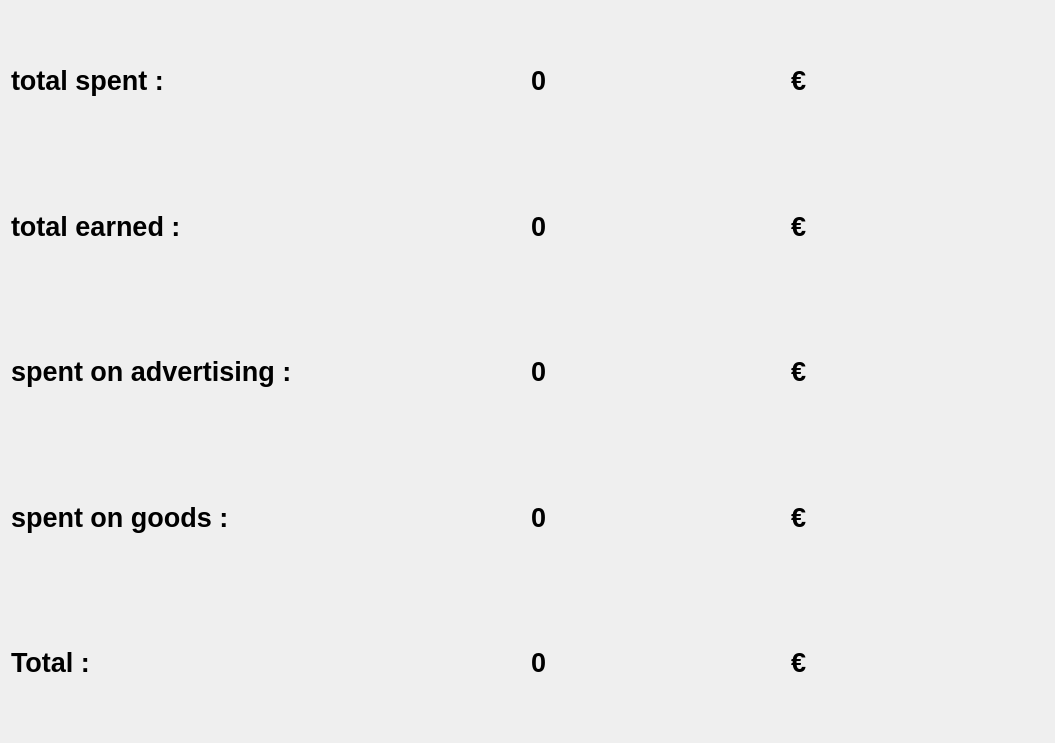
<?xml version="1.0" encoding="UTF-8"?>
<ui version="4.0">
 <class>IncomeAndExpensesWindow</class>
 <widget class="QWidget" name="IncomeAndExpensesWindow">
  <property name="geometry">
   <rect>
    <x>0</x>
    <y>0</y>
    <width>1055</width>
    <height>743</height>
   </rect>
  </property>
  <property name="windowTitle">
   <string>Form</string>
  </property>
  <layout class="QVBoxLayout" name="verticalLayout_2">
   <item>
    <layout class="QVBoxLayout" name="verticalLayout">
     <item>
      <layout class="QHBoxLayout" name="horizontalLayout_2">
       <item>
        <widget class="QLabel" name="totalSpentLabel">
         <property name="font">
          <font>
           <pointsize>20</pointsize>
           <bold>true</bold>
          </font>
         </property>
         <property name="text">
          <string>total spent :</string>
         </property>
        </widget>
       </item>
       <item>
        <layout class="QHBoxLayout" name="horizontalLayout">
         <item>
          <widget class="QLabel" name="infoTotalSpentLabel">
           <property name="font">
            <font>
             <pointsize>20</pointsize>
             <bold>true</bold>
            </font>
           </property>
           <property name="text">
            <string>0</string>
           </property>
          </widget>
         </item>
         <item>
          <widget class="QLabel" name="spendValuta">
           <property name="font">
            <font>
             <pointsize>20</pointsize>
             <bold>true</bold>
            </font>
           </property>
           <property name="text">
            <string>€</string>
           </property>
          </widget>
         </item>
        </layout>
       </item>
      </layout>
     </item>
     <item>
      <layout class="QHBoxLayout" name="horizontalLayout_7">
       <item>
        <widget class="QLabel" name="totalEarnedLabel">
         <property name="font">
          <font>
           <pointsize>20</pointsize>
           <bold>true</bold>
          </font>
         </property>
         <property name="text">
          <string>total earned :</string>
         </property>
        </widget>
       </item>
       <item>
        <layout class="QHBoxLayout" name="horizontalLayout_3">
         <item>
          <widget class="QLabel" name="infoTotalEarnedLabel">
           <property name="font">
            <font>
             <pointsize>20</pointsize>
             <bold>true</bold>
            </font>
           </property>
           <property name="text">
            <string>0</string>
           </property>
          </widget>
         </item>
         <item>
          <widget class="QLabel" name="earnedValuta">
           <property name="font">
            <font>
             <pointsize>20</pointsize>
             <bold>true</bold>
            </font>
           </property>
           <property name="text">
            <string>€</string>
           </property>
          </widget>
         </item>
        </layout>
       </item>
      </layout>
     </item>
     <item>
      <layout class="QHBoxLayout" name="horizontalLayout_8">
       <item>
        <widget class="QLabel" name="advertisingLabel">
         <property name="font">
          <font>
           <pointsize>20</pointsize>
           <bold>true</bold>
          </font>
         </property>
         <property name="text">
          <string>spent on advertising :</string>
         </property>
        </widget>
       </item>
       <item>
        <layout class="QHBoxLayout" name="horizontalLayout_4">
         <item>
          <widget class="QLabel" name="infoAdvertisingEarnedLabel">
           <property name="font">
            <font>
             <pointsize>20</pointsize>
             <bold>true</bold>
            </font>
           </property>
           <property name="text">
            <string>0</string>
           </property>
          </widget>
         </item>
         <item>
          <widget class="QLabel" name="advertisingValuta">
           <property name="font">
            <font>
             <pointsize>20</pointsize>
             <bold>true</bold>
            </font>
           </property>
           <property name="text">
            <string>€</string>
           </property>
          </widget>
         </item>
        </layout>
       </item>
      </layout>
     </item>
     <item>
      <layout class="QHBoxLayout" name="horizontalLayout_9">
       <item>
        <widget class="QLabel" name="goodsLabel">
         <property name="font">
          <font>
           <pointsize>20</pointsize>
           <bold>true</bold>
          </font>
         </property>
         <property name="text">
          <string>spent on goods :</string>
         </property>
        </widget>
       </item>
       <item>
        <layout class="QHBoxLayout" name="horizontalLayout_5">
         <item>
          <widget class="QLabel" name="infoGoodsLabel">
           <property name="font">
            <font>
             <pointsize>20</pointsize>
             <bold>true</bold>
            </font>
           </property>
           <property name="text">
            <string>0</string>
           </property>
          </widget>
         </item>
         <item>
          <widget class="QLabel" name="goodsValuta">
           <property name="font">
            <font>
             <pointsize>20</pointsize>
             <bold>true</bold>
            </font>
           </property>
           <property name="text">
            <string>€</string>
           </property>
          </widget>
         </item>
        </layout>
       </item>
      </layout>
     </item>
     <item>
      <layout class="QHBoxLayout" name="horizontalLayout_10">
       <item>
        <widget class="QLabel" name="totalLabel">
         <property name="font">
          <font>
           <pointsize>20</pointsize>
           <bold>true</bold>
          </font>
         </property>
         <property name="text">
          <string>Total :</string>
         </property>
        </widget>
       </item>
       <item>
        <layout class="QHBoxLayout" name="horizontalLayout_6">
         <item>
          <widget class="QLabel" name="infoTotalLabel">
           <property name="font">
            <font>
             <pointsize>20</pointsize>
             <bold>true</bold>
            </font>
           </property>
           <property name="text">
            <string>0</string>
           </property>
          </widget>
         </item>
         <item>
          <widget class="QLabel" name="totalValuta">
           <property name="font">
            <font>
             <pointsize>20</pointsize>
             <bold>true</bold>
            </font>
           </property>
           <property name="text">
            <string>€</string>
           </property>
          </widget>
         </item>
        </layout>
       </item>
      </layout>
     </item>
    </layout>
   </item>
  </layout>
 </widget>
 <resources/>
 <connections/>
</ui>
